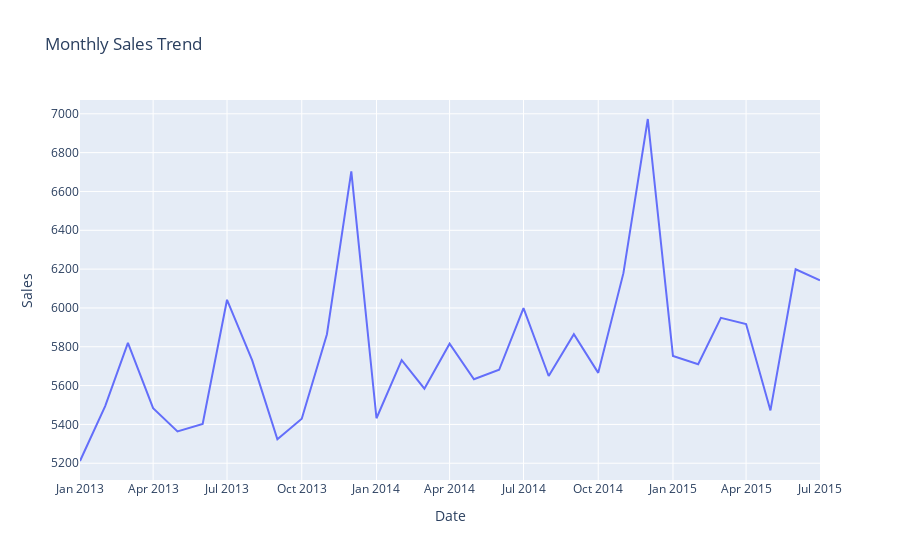

Notebook source saved alongside this figure:
### Code cell
analyze_time_patterns(df_test, test_target_col)
